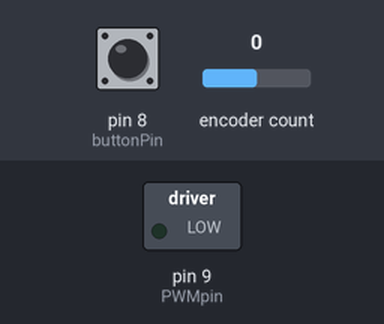
Recording of a sketch running on a simulated Arduino Uno, built with avr-gcc and run on an emulated ATmega328P. Shown: switched loads named in the sketch (green lamp = pin HIGH). Inputs (shaded band) come from the test bench; at power-on: pin 8 (buttonPin) LOW, encoder count 0. What the sketch prints to the serial monitor is not drawn.

Above: at 0.1 s.
At 1.1 s:
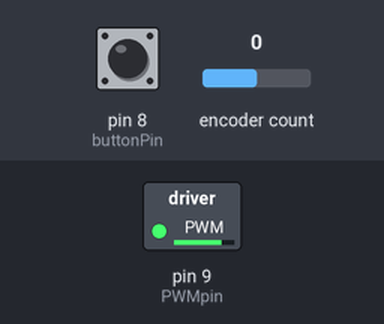
Timing chart, 0 to 3.5 s (numbered marks = the images above):
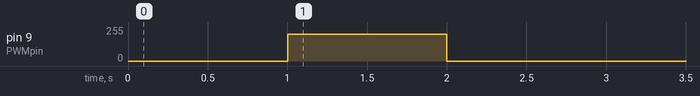

Measured:
- by itself, pin 9 (PWMpin): 0/255 → 200/255 at 1.0 s, → 0/255 1.0 s later

The sketch:

EncoderReading.ino
```cpp
// SEED Lab - Mini Project section 4.4
// Thomas MacDougall - Group 7
// Srping 2022

// 3200 counts is a fill rotation
#include <Encoder.h>

Encoder myEnc(2, 11); // Pin a from the motor is attached to digital pin 3, and pin b is attached to digital pin 4
int PWMpin=9;

const int buttonPin = 8; // Pin for the button is digital pin 8
int buttonState = 0;   // declaration for button state

void setup() {
  Serial.begin(57600);
  pinMode(buttonPin, INPUT);
}

long oldPosition  = -999;
const float delta = 0.001963495; // This is [(2*pi) / 3200]
float theta = 0; // initilaze theta

void loop() {
  if (millis() > 1000 && millis() < 2000) analogWrite(PWMpin, 200);
  else analogWrite(PWMpin, 0);
  long newPosition = myEnc.read();

  if (newPosition != oldPosition) { // if the wheel has moved
    if(newPosition > oldPosition) { // if going forward
      theta += delta;               // increads theta by delta
    }
    else {                          // if going backwards
      theta = (theta - delta);      // decrease theta by delta
    }
    oldPosition = newPosition;      // sets new position for next loop
    Serial.println(theta);
  }

  buttonState = digitalRead(buttonPin);
  if (buttonState == HIGH) { // if button pressed
    theta = 0; // reset theta
  }
}
```
